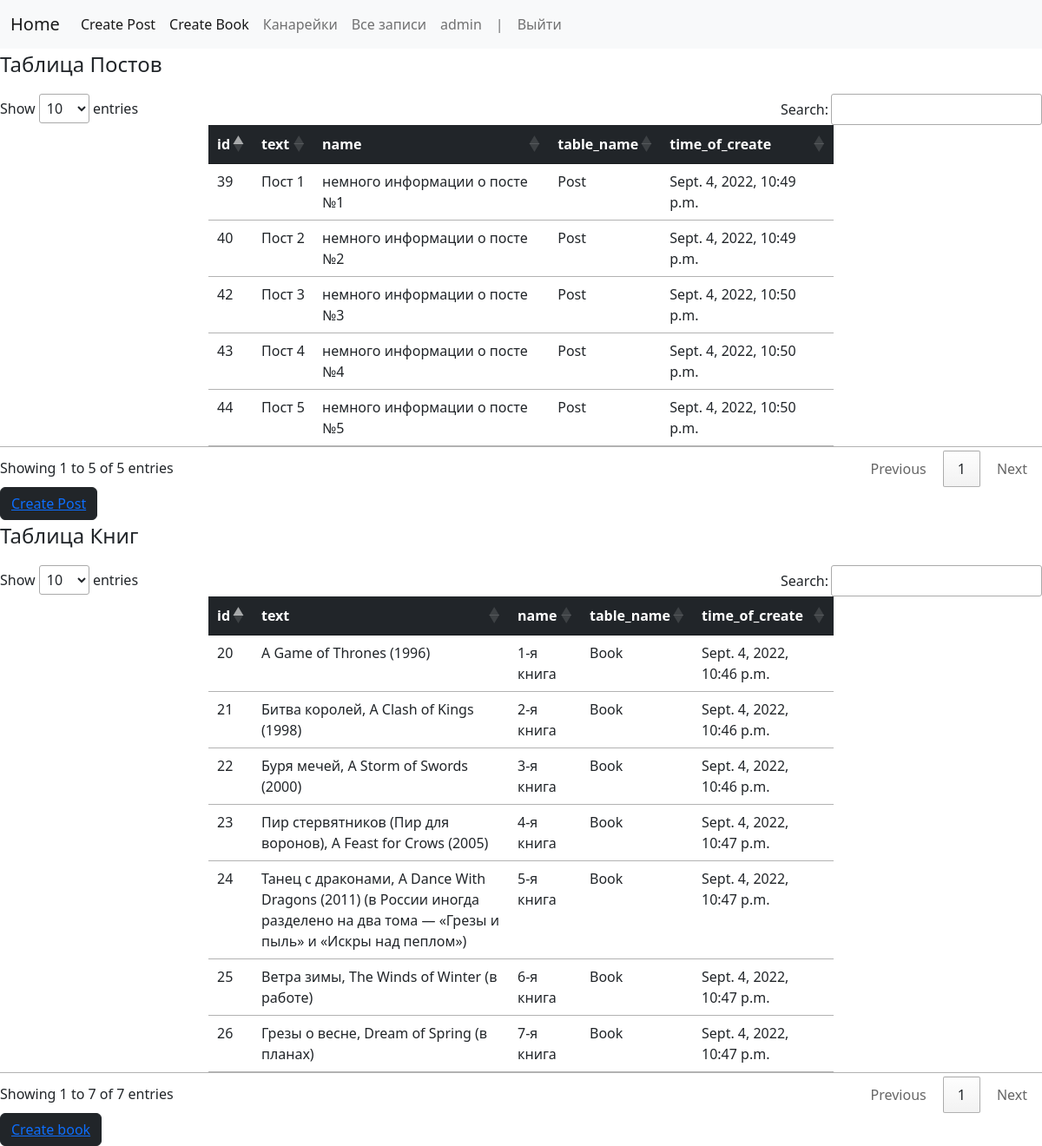
Screenshot of / (signed in) with the database file from the repository.
### task_app/models.py (models this page shows, shortened)
class Post(models.Model):
    text = models.TextField()
    name = models.CharField(max_length=255)
    honey_token = models.IntegerField(default=0)
    table_name = models.TextField(default='Post')
    time_of_create = models.DateTimeField(auto_now_add=True)
    objects = OnlyPost()
    token_objects = OnlyToken()

class Book(models.Model):
    text = models.TextField()
    name = models.CharField(max_length=255)
    honey_token = models.IntegerField(default=0)
    table_name = models.TextField(default='Book')
    time_of_create = models.DateTimeField(auto_now_add=True)
    objects = OnlyPost()
    token_objects = OnlyToken()

### task_app/views.py (the view)
# urls.py: path("", GetAllPosts.as_view(), name="show_post"),
class GetAllPosts(ListView):
    model = Post
    template_name = 'all_posts.html'
    context_object_name = 'topics'
    def get_context_data(self, *, object_list=None, **kwargs):
        context = super().get_context_data(**kwargs)
        context['books'] = Book.objects.filter(honey_token=0)
        return context

### task_app/models.py (called while the page is built)
    def get_queryset(self):
        return super().get_queryset().filter(honey_token=0)

### task_app/templates/all_posts.html (shortened to what this page needs)
{% extends 'base.html' %}
{% block content %}
<table id="myTable" class="table">
    <p class="fs-4">Таблица Постов</p>
    <thead class="table-dark">
    <tr>
        <th>id</th>
        <th>text</th>
        <th>name</th>
        <th>table_name</th>
        <th>time_of_create</th>
    </tr>
    </thead>
    <tbody>
    {% for topic in topics %}
    <tr>
        <td>{{ topic.id }}</td>
        <td>{{ topic.name }}</td>
        <td>{{ topic.text }}</td>
        <td>{{ topic.table_name }}</td>
        <td>{{ topic.time_of_create }}</td>
    </tr>
    {% endfor %}
    </tbody>
</table>
<button class="btn btn-dark">
    <a href='{%  url "create_post" %}'> Create Post</a>
</button>
<table id="myTable2" class="table">
    <p class="fs-4">Таблица Книг</p>
    <thead class="table-dark">
    <tr>
        <th>id</th>
        <th>text</th>
        <th>name</th>
        <th>table_name</th>
        <th>time_of_create</th>
    </tr>
    </thead>
    <tbody>
    {% for book in books %}
    <tr>
        <td>{{ book.id }}</td>
        <td>{{ book.name }}</td>
        <td>{{ book.text }}</td>
        <td>{{ book.table_name }}</td>
        <td>{{ book.time_of_create }}</td>
    </tr>
    {% endfor %}
    </tbody>
</table>
<button class="btn btn-dark">
    <a href='{%  url "create_book" %}'> Create book</a>
</button>
{% endblock %}

### task_app/templates/base.html (shortened to what this page needs)
<!DOCTYPE html>
<html lang="en">
<head>
    <link href="https://cdn.jsdelivr.net/npm/bootstrap@5.2.0/dist/css/bootstrap.min.css" rel="stylesheet"
>
    <link rel="stylesheet" href="//cdn.datatables.net/1.12.1/css/jquery.dataTables.min.css">
</head>
<body>
<nav class="navbar navbar-expand-lg bg-light">
    <div class="container-fluid">
        <a class="navbar-brand" href='{%  url "show_post" %}'>Home</a>
        <div class="collapse navbar-collapse" id="navbarNav">
            <ul class="navbar-nav">
                <li class="nav-item">
                    <a class="nav-link active" aria-current="page" href='{%  url "create_post" %}'>Create Post</a>
                </li>
                <li class="nav-item">
                    <a class="nav-link active" aria-current="page" href='{%  url "create_book" %}'>Create Book</a>
                </li>
                <li class="nav-item">
                    {% if   request.user.is_authenticated %}
                    {% if request.user.is_superuser %}
                <li> <a class="nav-link" href='{% url "show_birds" %}'>Канарейки</a></li>
                <li> <a class="nav-link" href='{% url "show_post" %}'>Все записи</a></li>
                           <li class="nav-link">{{ user.username }}</li>
                            <a class="nav-link">|</a>
                            <a class="nav-link" href='{% url "logout" %}'>Выйти</a>
                              {% else %}
                           <li class="nav-link">{{ user.username }}</li>
                            <a class="nav-link">|</a>
                            <a class="nav-link" href='{% url "logout" %}'>Выйти</a>
                            {% endif %}
                            {% endif %}
                </li>
            </ul>
        </div>
    </div>
</nav>
{% block content %}
{% endblock%}
</body>
</html>

### task_app/templates/all_posts.html (style rules this page uses)
TABLE { padding-left: 15rem; padding-right: 15rem; }

### rows the page displays
Post: id "39", name "Пост 1", text "немного информации о посте №1", table_name "Post", time_of_create "Sept. 4, 2022, 10:49 p.m."
Post: id "40", name "Пост 2", text "немного информации о посте №2", table_name "Post", time_of_create "Sept. 4, 2022, 10:49 p.m."
Post: id "42", name "Пост 3", text "немного информации о посте №3", table_name "Post", time_of_create "Sept. 4, 2022, 10:50 p.m."
Post: id "43", name "Пост 4", text "немного информации о посте №4", table_name "Post", time_of_create "Sept. 4, 2022, 10:50 p.m."
Post: id "44", name "Пост 5", text "немного информации о посте №5", table_name "Post", time_of_create "Sept. 4, 2022, 10:50 p.m."
Book: id "20", name "A Game of Thrones (1996)", text "1-я книга", table_name "Book", time_of_create "Sept. 4, 2022, 10:46 p.m."
Book: id "21", name "Битва королей, A Clash of Kings (1998)", text "2-я книга", table_name "Book", time_of_create "Sept. 4, 2022, 10:46 p.m."
Book: id "22", name "Буря мечей, A Storm of Swords (2000)", text "3-я книга", table_name "Book", time_of_create "Sept. 4, 2022, 10:46 p.m."
Book: id "23", name "Пир стервятников (Пир для воронов), A Feast for Crows (2005)", text "4-я книга", table_name "Book", time_of_create "Sept. 4, 2022, 10:47 p.m."
Book: id "24", name "Танец с драконами, A Dance With Dragons (2011) (в России иногда разделено на два тома — «Грезы и пыль» и «Искры над пеплом»)", text "5-я книга", table_name "Book", time_of_create "Sept. 4, 2022, 10:47 p.m."
Book: id "25", name "Ветра зимы, The Winds of Winter (в работе)", text "6-я книга", table_name "Book", time_of_create "Sept. 4, 2022, 10:47 p.m."
Book: id "26", name "Грезы о весне, Dream of Spring (в планах)", text "7-я книга", table_name "Book", time_of_create "Sept. 4, 2022, 10:47 p.m."

### other values shown
{{ user.username }} "admin"
